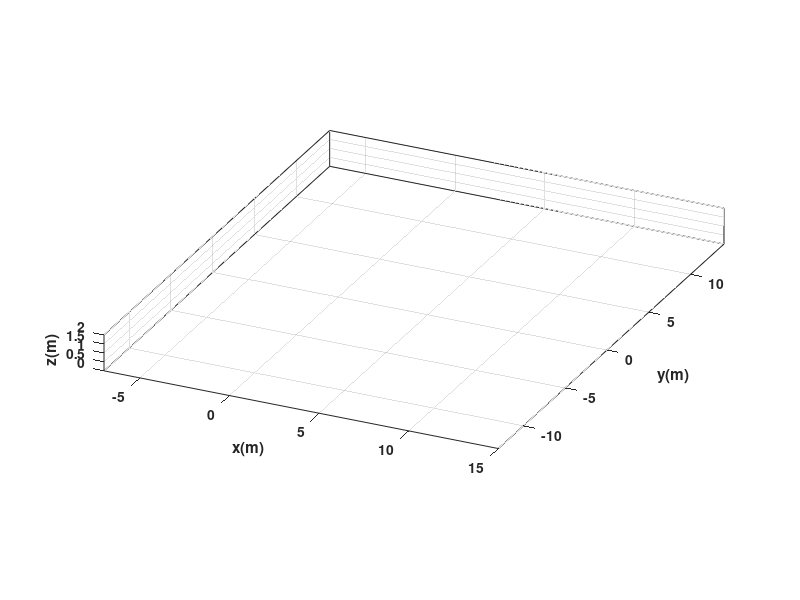

Here is the MATLAB script that generated this plot: (Note: this script raises an error after producing the figure.)
clear
close all
clc

%%%%%%%%%%%%%%%%%%%%%%%%%%%%%% TIEMPO %%%%%%%%%%%%%%%%%%%%%%%%%%%%%%%%%%%%%

tf = 6;             
ts = 0.1;            
t = -6: ts: tf;       
N = length(t);       

%%%%%%%%%%%%%%%%%%%%%%%% CONDICIONES INICIALES %%%%%%%%%%%%%%%%%%%%%%%%%%%%

x1 = zeros(1,N+1);  
y1 = zeros(1,N+1);  
phi = zeros(1,N+1); 

x1(1) = -6;              
y1(1) = -6;              
phi(1) = atan(2);             

%%%%%%%%%%%%%%%%%%%%%%%%%%%% PUNTO DE CONTROL %%%%%%%%%%%%%%%%%%%%%%%%%%%%%

hx = zeros(1,N+1);  
hy = zeros(1,N+1);  

hx(1) = x1(1);
hy(1) = y1(1);

%%%%%%%%%%%%%%%%%%%%%% VELOCIDADES DE REFERENCIA %%%%%%%%%%%%%%%%%%%%%%%%%%

u = zeros(1,N); 
w = zeros(1,N); 
phi_d = zeros(1,N);

for k = 1:N
    
    tk = t(k);
    
    % -------- TRAMO 1 --------
    % % %Función y(t)=t2
    % t=[0 a 5]

    if tk <= -1
        
        dx = 1;
        dy = 2;
        
        u(k) = sqrt(dx^2 + dy^2);
        phi_d(k) = atan2(dy,dx);
        w(k) = 0;
        
            
        % -------- TRAMO 2 --------
        %Función y(t)=sin(t)
        % t=[5 a 20]

    elseif tk <= 1
        
        dx = 1;
        dy = 2;
        
        u(k) = sqrt(dx^2 + dy^2);
        phi_d(k) = atan2(dy,dx);
        w(k) = 0;
        
            
        % -------- TRAMO 3 --------
        %Función y(t)=0.5t+2
        % t=[20 a 30]

    elseif tk <= 4

        dx = 1;
        dy = 0;
        
        u(k) = sqrt(dx^2 + dy^2);
        phi_d(k) = atan2(dy,dx);
        w(k) = 0;

        
    else
        
        dx = 1;
        dy = 2;
        
        u(k) = sqrt(dx^2 + dy^2);
        phi_d(k) = atan2(dy,dx);
        w(k) = 0;
        
    end
    
end

%%%%%%%%%%%%%%%%%%%%%%%%% BUCLE DE SIMULACION %%%%%%%%%%%%%%%%%%%%%%%%%%%%%

for k=1:N 
    phi(k) = phi_d(k);
    
    xp1 = u(k)*cos(phi(k)); 
    yp1 = u(k)*sin(phi(k));
    
    x1(k+1) = x1(k) + xp1*ts; 
    y1(k+1) = y1(k) + yp1*ts; 
    
    hx(k+1) = x1(k+1); 
    hy(k+1) = y1(k+1);
end
phi(N+1) = phi(N); % Para dimensiones del robot en el último paso

%%%%%%%%%%%%%%%%%%%%%%%%%%%%% SIMULACION 3D %%%%%%%%%%%%%%%%%%%%%%%%%%%%%%%

scene=figure;
set(scene,'Color','white');
set(gca,'FontWeight','bold');
sizeScreen=get(0,'ScreenSize');
set(scene,'position',sizeScreen);
camlight('headlight');
axis equal;
grid on;
box on;
xlabel('x(m)'); ylabel('y(m)'); zlabel('z(m)');

view([25 25]);
axis([-7 15 -13 14 0 2]);

scale = 4;
MobileRobot_5;
H1=MobilePlot_4(x1(1),y1(1),phi(1),scale);hold on;

H2=plot3(hx(1),hy(1),0,'r','lineWidth',2);

step=1;

for k=1:step:N

    delete(H1);    
    delete(H2);
    
    H1=MobilePlot_4(x1(k),y1(k),phi(k),scale);
    H2=plot3(hx(1:k),hy(1:k),zeros(1,k),'r','lineWidth',2);
    
    pause(ts);

end

%%%%%%%%%%%%%%%%%%%%%%%%%%%%% GRAFICAS %%%%%%%%%%%%%%%%%%%%%%%%%%%%

graph=figure;
set(graph,'position',sizeScreen);

subplot(211)
plot(t,u,'b','LineWidth',2),grid on
xlabel('Tiempo [s]'),ylabel('m/s'),legend('u')

subplot(212)
plot(t,w,'r','LineWidth',2),grid on
xlabel('Tiempo [s]'),ylabel('[rad/s]'),legend('w')
